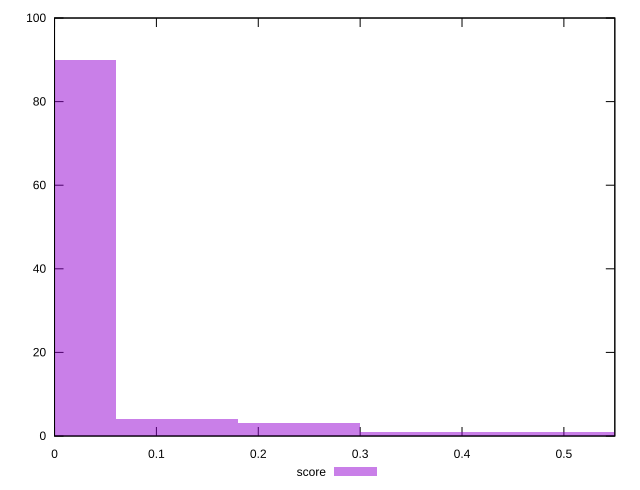

The gnuplot source for this figure:
reset

$score <<EOF
0 90
0.4798639574442631 1
0.3598979680831973 1
0.11996598936106577 4
0.23993197872213154 3
0.5998299468053289 1
EOF

set key outside below
set boxwidth 0.11996598936106577
set xrange [0:0.55]
set yrange [0:100]
set trange [0:100]
set style fill transparent solid 0.5 noborder
set terminal svg size 640, 490 enhanced background rgb 'white'
set output "report_00015_2021-02-09T16-11-33.973Z/estimated-input-latency/samples/pages/score/histogram.svg"

plot $score title "score" with boxes

reset
